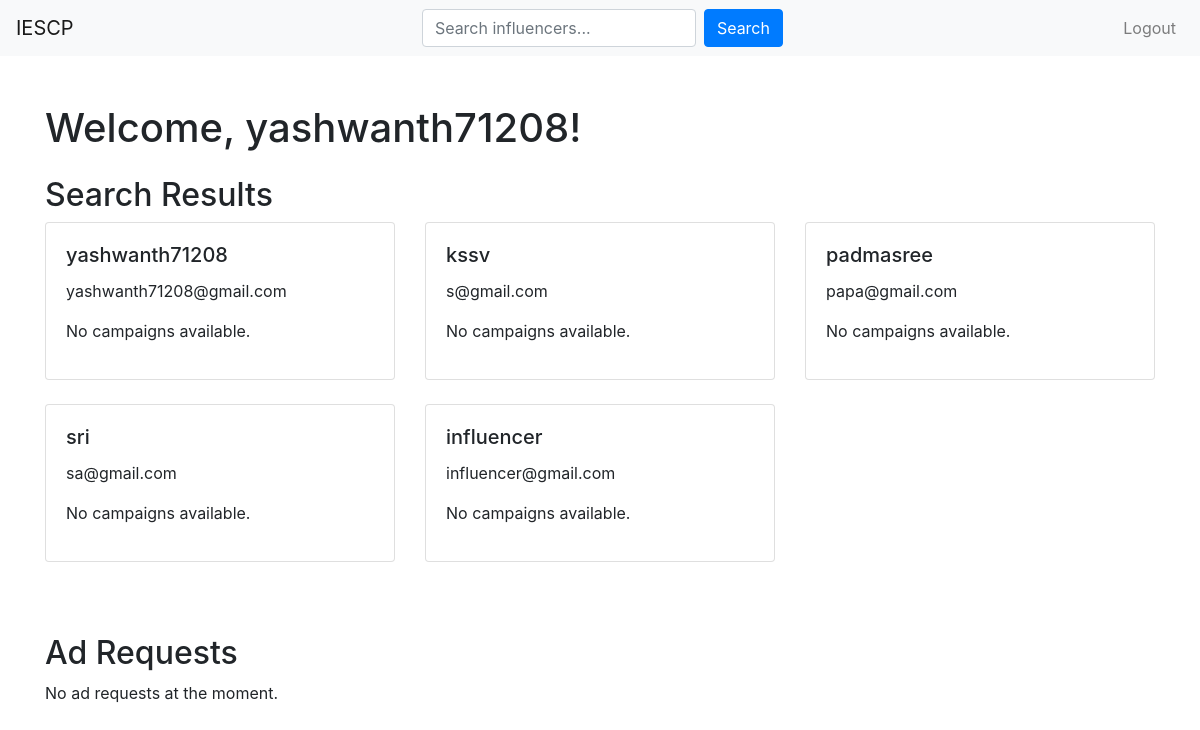
The page /search_influencers (signed in) on the database its author committed.
### app.py (models this page shows, shortened)
class User(db.Model, UserMixin):
    id = db.Column(db.Integer, primary_key=True)
    username = db.Column(db.String(80), unique=True, nullable=False)
    email = db.Column(db.String(120), unique=True, nullable=False)
    password_hash = db.Column(db.String(120), nullable=False)
    role = db.Column(db.String(10), nullable=False)

### app.py (the view)
    @app.route('/search_influencers', methods=['GET'])
    @login_required
    def search_influencers():
        search_query = request.args.get('search_query', '')
        influencers = User.query.filter(User.username.ilike(f'%{search_query}%'), User.role == 'influencer').all()
        campaigns = Campaign.query.filter_by(sponsor_id=current_user.id).all()
        return render_template('sponsor_dashboard.html', campaigns=campaigns, influencers=influencers)

### app.py (called while the page is built)
@login_manager.user_loader
def load_user(user_id):
    return User.query.get(int(user_id))

### templates/sponsor_dashboard.html (shortened to what this page needs)
<!DOCTYPE html>
<html lang="en">
<head>
    <link href="https://stackpath.bootstrapcdn.com/bootstrap/4.5.2/css/bootstrap.min.css" rel="stylesheet">
</head>
<body>
    <nav class="navbar navbar-expand-lg navbar-light bg-light">
        <a class="navbar-brand" href="#">IESCP</a>
        <div class="collapse navbar-collapse" id="navbarNav">
            <div class="mx-auto w-100">
                <form action="{{ url_for('search_influencers') }}" method="GET" class="form-inline justify-content-center">
                    <input type="text" name="search_query" class="form-control mr-2" placeholder="Search influencers...">
                    <button type="submit" class="btn btn-primary">Search</button>
                </form>
            </div>
            <ul class="navbar-nav ml-auto">
                <li class="nav-item">
                    <a class="nav-link" href="{{ url_for('logout') }}">Logout</a>
                </li>
            </ul>
        </div>
    </nav>
    <div class="container mt-5">
        <h1 class="mb-4">Welcome, {{ current_user.username }}!</h1>
        {% if influencers %}
            <div class="mt-4">
                <h2>Search Results</h2>
                <div class="row">
                    {% for influencer in influencers %}
                        <div class="col-md-4">
                            <div class="card mb-4">
                                <div class="card-body">
                                    <h5 class="card-title">{{ influencer.username }}</h5>
                                    <p class="card-text">{{ influencer.email }}</p>
                                    {% if campaigns %}
                                        <form method="post" action="{{ url_for('send_ad_request', influencer_id=influencer.id) }}">
                                            <select name="campaign_id" class="form-control mb-2" required>
                                                <option value="">Select Campaign</option>
                                                {% for campaign in campaigns %}
                                                    <option value="{{ campaign.id }}">{{ campaign.name }}</option>
                                                {% endfor %}
                                            </select>
                                            <textarea name="requirements" class="form-control mb-2" placeholder="Requirements" required></textarea>
                                            <input type="number" step="0.01" name="payment_amount" class="form-control mb-2" placeholder="Payment Amount" required>
                                            <textarea name="messages" class="form-control mb-2" placeholder="Messages"></textarea>
                                            <input type="submit" value="Send Ad Request" class="btn btn-primary">
                                        </form>
                                    {% else %}
                                        <p>No campaigns available.</p>
                                    {% endif %}
                                </div>
                            </div>
                        </div>
                    {% endfor %}
                </div>
            </div>
        {% endif %}
        <div class="mt-5">
            <h2>Ad Requests</h2>
            {% if ad_requests %}
                <table class="table table-striped">
                    <thead>
                        <tr>
                            <th>ID</th>
                            <th>Influencer</th>
                            <th>Campaign</th>
                            <th>Messages</th>
                            <th>Requirements</th>
                            <th>Payment Amount</th>
                            <th>Status</th>
                        </tr>
                    </thead>
                    <tbody>
                        {% for request in ad_requests %}
                            <tr>
                                <td>{{ request.id }}</td>
                                <td>{{ request.influencer_name }}</td>
                                <td>{{ request.campaign_name }}</td>
                                <td>{{ request.messages }}</td>
                                <td>{{ request.requirements }}</td>
                                <td>${{ request.payment_amount }}</td>
                                <td>{{ request.status }}</td>
                            </tr>
                        {% endfor %}
                    </tbody>
                </table>
            {% else %}
                <p>No ad requests at the moment.</p>
            {% endif %}
        </div>
    </div>
</body>
</html>

### rows shown on the page
User: username "yashwanth71208", email "yashwanth71208@gmail.com"
User: username "kssv", email "s@gmail.com"
User: username "padmasree", email "papa@gmail.com"
User: username "sri", email "sa@gmail.com"
User: username "influencer", email "influencer@gmail.com"
